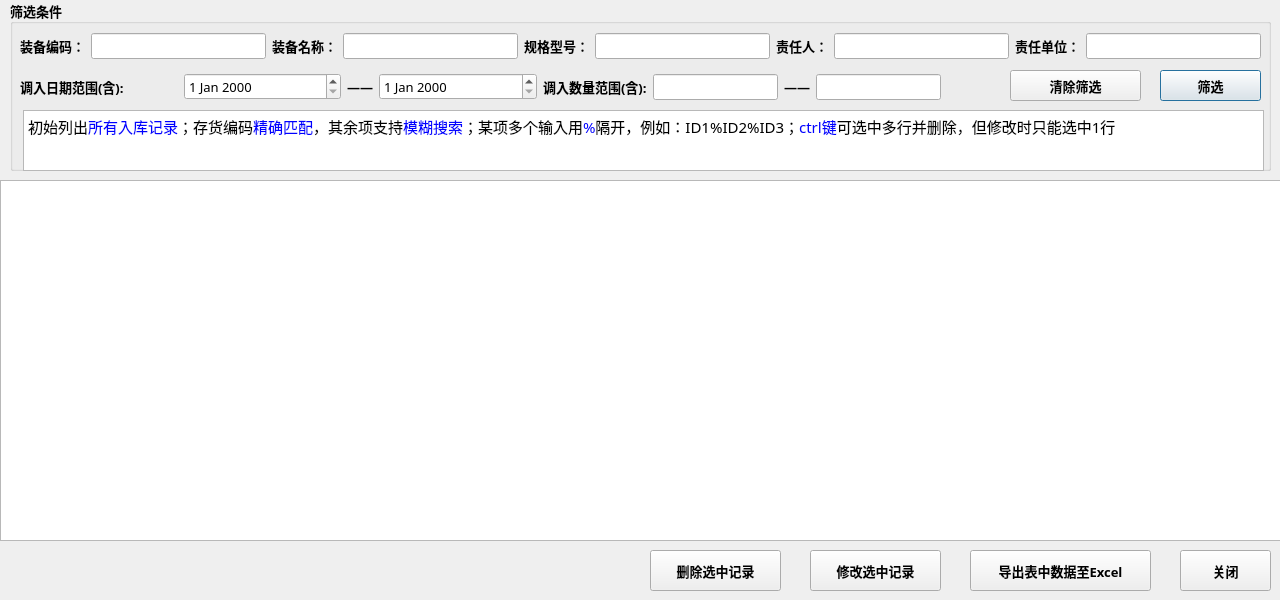
<?xml version="1.0" encoding="UTF-8"?>
<ui version="4.0">
 <class>in_info</class>
 <widget class="QDialog" name="in_info">
  <property name="geometry">
   <rect>
    <x>0</x>
    <y>0</y>
    <width>1280</width>
    <height>600</height>
   </rect>
  </property>
  <property name="windowTitle">
   <string>调入信息管理</string>
  </property>
  <widget class="QTableView" name="tableView">
   <property name="geometry">
    <rect>
     <x>0</x>
     <y>180</y>
     <width>1281</width>
     <height>361</height>
    </rect>
   </property>
  </widget>
  <widget class="QGroupBox" name="groupBox">
   <property name="geometry">
    <rect>
     <x>10</x>
     <y>0</y>
     <width>1261</width>
     <height>171</height>
    </rect>
   </property>
   <property name="font">
    <font>
     <family>微软雅黑</family>
     <pointsize>10</pointsize>
     <weight>75</weight>
     <bold>true</bold>
    </font>
   </property>
   <property name="title">
    <string>筛选条件</string>
   </property>
   <widget class="QWidget" name="horizontalLayoutWidget">
    <property name="geometry">
     <rect>
      <x>10</x>
      <y>30</y>
      <width>1241</width>
      <height>32</height>
     </rect>
    </property>
    <layout class="QHBoxLayout" name="horizontalLayout">
     <item>
      <widget class="QLabel" name="label">
       <property name="text">
        <string>装备编码：</string>
       </property>
      </widget>
     </item>
     <item>
      <widget class="QLineEdit" name="id">
       <property name="font">
        <font>
         <weight>50</weight>
         <bold>false</bold>
        </font>
       </property>
      </widget>
     </item>
     <item>
      <widget class="QLabel" name="label_2">
       <property name="text">
        <string>装备名称：</string>
       </property>
      </widget>
     </item>
     <item>
      <widget class="QLineEdit" name="name">
       <property name="font">
        <font>
         <weight>50</weight>
         <bold>false</bold>
        </font>
       </property>
      </widget>
     </item>
     <item>
      <widget class="QLabel" name="label_9">
       <property name="text">
        <string>规格型号：</string>
       </property>
      </widget>
     </item>
     <item>
      <widget class="QLineEdit" name="spec_lineEdit">
       <property name="font">
        <font>
         <weight>50</weight>
         <bold>false</bold>
        </font>
       </property>
      </widget>
     </item>
     <item>
      <widget class="QLabel" name="label_7">
       <property name="text">
        <string>责任人：</string>
       </property>
      </widget>
     </item>
     <item>
      <widget class="QLineEdit" name="user_lineEdit">
       <property name="font">
        <font>
         <weight>50</weight>
         <bold>false</bold>
        </font>
       </property>
      </widget>
     </item>
     <item>
      <widget class="QLabel" name="label_8">
       <property name="text">
        <string>责任单位：</string>
       </property>
      </widget>
     </item>
     <item>
      <widget class="QLineEdit" name="agree_lineEdit">
       <property name="font">
        <font>
         <weight>50</weight>
         <bold>false</bold>
        </font>
       </property>
      </widget>
     </item>
    </layout>
   </widget>
   <widget class="QWidget" name="horizontalLayoutWidget_2">
    <property name="geometry">
     <rect>
      <x>10</x>
      <y>71</y>
      <width>921</width>
      <height>32</height>
     </rect>
    </property>
    <layout class="QHBoxLayout" name="horizontalLayout_2" stretch="10,10,1,10,0,0,0,0">
     <item>
      <widget class="QLabel" name="label_3">
       <property name="text">
        <string>调入日期范围(含):</string>
       </property>
      </widget>
     </item>
     <item>
      <widget class="QDateEdit" name="st_dateEdit">
       <property name="font">
        <font>
         <weight>50</weight>
         <bold>false</bold>
        </font>
       </property>
      </widget>
     </item>
     <item>
      <widget class="QLabel" name="label_4">
       <property name="text">
        <string>——</string>
       </property>
      </widget>
     </item>
     <item>
      <widget class="QDateEdit" name="ed_dateEdit">
       <property name="font">
        <font>
         <weight>50</weight>
         <bold>false</bold>
        </font>
       </property>
      </widget>
     </item>
     <item>
      <widget class="QLabel" name="label_5">
       <property name="text">
        <string>调入数量范围(含):</string>
       </property>
      </widget>
     </item>
     <item>
      <widget class="QLineEdit" name="st_num">
       <property name="font">
        <font>
         <weight>50</weight>
         <bold>false</bold>
        </font>
       </property>
      </widget>
     </item>
     <item>
      <widget class="QLabel" name="label_10">
       <property name="text">
        <string>——</string>
       </property>
      </widget>
     </item>
     <item>
      <widget class="QLineEdit" name="ed_num">
       <property name="font">
        <font>
         <weight>50</weight>
         <bold>false</bold>
        </font>
       </property>
      </widget>
     </item>
    </layout>
   </widget>
   <widget class="QPushButton" name="query_btn">
    <property name="geometry">
     <rect>
      <x>1150</x>
      <y>70</y>
      <width>101</width>
      <height>31</height>
     </rect>
    </property>
    <property name="font">
     <font>
      <family>微软雅黑</family>
      <pointsize>10</pointsize>
     </font>
    </property>
    <property name="text">
     <string>筛选</string>
    </property>
   </widget>
   <widget class="QPushButton" name="clear_query_btn">
    <property name="geometry">
     <rect>
      <x>1000</x>
      <y>70</y>
      <width>131</width>
      <height>31</height>
     </rect>
    </property>
    <property name="font">
     <font>
      <family>微软雅黑</family>
      <pointsize>10</pointsize>
     </font>
    </property>
    <property name="text">
     <string>清除筛选</string>
    </property>
   </widget>
   <widget class="QTextEdit" name="textEdit">
    <property name="geometry">
     <rect>
      <x>13</x>
      <y>110</y>
      <width>1241</width>
      <height>61</height>
     </rect>
    </property>
    <property name="readOnly">
     <bool>true</bool>
    </property>
    <property name="html">
     <string>&lt;!DOCTYPE HTML PUBLIC &quot;-//W3C//DTD HTML 4.0//EN&quot; &quot;http://www.w3.org/TR/REC-html40/strict.dtd&quot;&gt;
&lt;html&gt;&lt;head&gt;&lt;meta name=&quot;qrichtext&quot; content=&quot;1&quot; /&gt;&lt;style type=&quot;text/css&quot;&gt;
p, li { white-space: pre-wrap; }
&lt;/style&gt;&lt;/head&gt;&lt;body style=&quot; font-family:'微软雅黑'; font-size:10pt; font-weight:600; font-style:normal;&quot;&gt;
&lt;p style=&quot; margin-top:0px; margin-bottom:0px; margin-left:0px; margin-right:0px; -qt-block-indent:0; text-indent:0px;&quot;&gt;&lt;span style=&quot; font-size:11pt; font-weight:400;&quot;&gt;初始列出&lt;/span&gt;&lt;span style=&quot; font-size:11pt; font-weight:400; color:#0000ff;&quot;&gt;所有入库记录&lt;/span&gt;&lt;span style=&quot; font-size:11pt; font-weight:400;&quot;&gt;；存货编码&lt;/span&gt;&lt;span style=&quot; font-size:11pt; font-weight:400; color:#0000ff;&quot;&gt;精确匹配&lt;/span&gt;&lt;span style=&quot; font-size:11pt; font-weight:400;&quot;&gt;，其余项支持&lt;/span&gt;&lt;span style=&quot; font-size:11pt; font-weight:400; color:#0000ff;&quot;&gt;模糊搜索&lt;/span&gt;&lt;span style=&quot; font-size:11pt; font-weight:400;&quot;&gt;；某项多个输入用&lt;/span&gt;&lt;span style=&quot; font-size:11pt; font-weight:400; color:#0000ff;&quot;&gt;%&lt;/span&gt;&lt;span style=&quot; font-size:11pt; font-weight:400;&quot;&gt;隔开，例如：ID1%ID2%ID3；&lt;/span&gt;&lt;span style=&quot; font-size:11pt; font-weight:400; color:#0000ff;&quot;&gt;ctrl键&lt;/span&gt;&lt;span style=&quot; font-size:11pt; font-weight:400;&quot;&gt;可选中多行并删除，但修改时只能选中1行&lt;/span&gt;&lt;/p&gt;&lt;/body&gt;&lt;/html&gt;</string>
    </property>
   </widget>
  </widget>
  <widget class="QPushButton" name="del_btn">
   <property name="geometry">
    <rect>
     <x>650</x>
     <y>550</y>
     <width>131</width>
     <height>41</height>
    </rect>
   </property>
   <property name="font">
    <font>
     <family>微软雅黑</family>
     <pointsize>10</pointsize>
     <weight>75</weight>
     <bold>true</bold>
    </font>
   </property>
   <property name="text">
    <string>删除选中记录</string>
   </property>
  </widget>
  <widget class="QPushButton" name="update_btn">
   <property name="geometry">
    <rect>
     <x>810</x>
     <y>550</y>
     <width>131</width>
     <height>41</height>
    </rect>
   </property>
   <property name="font">
    <font>
     <family>微软雅黑</family>
     <pointsize>10</pointsize>
     <weight>75</weight>
     <bold>true</bold>
    </font>
   </property>
   <property name="text">
    <string>修改选中记录</string>
   </property>
  </widget>
  <widget class="QPushButton" name="export_excel">
   <property name="geometry">
    <rect>
     <x>970</x>
     <y>550</y>
     <width>181</width>
     <height>41</height>
    </rect>
   </property>
   <property name="font">
    <font>
     <family>微软雅黑</family>
     <pointsize>10</pointsize>
     <weight>75</weight>
     <bold>true</bold>
    </font>
   </property>
   <property name="text">
    <string>导出表中数据至Excel</string>
   </property>
  </widget>
  <widget class="QPushButton" name="cancel_btn">
   <property name="geometry">
    <rect>
     <x>1180</x>
     <y>550</y>
     <width>91</width>
     <height>41</height>
    </rect>
   </property>
   <property name="font">
    <font>
     <family>微软雅黑</family>
     <pointsize>10</pointsize>
     <weight>75</weight>
     <bold>true</bold>
    </font>
   </property>
   <property name="text">
    <string>关闭</string>
   </property>
  </widget>
 </widget>
 <resources/>
 <connections/>
</ui>
